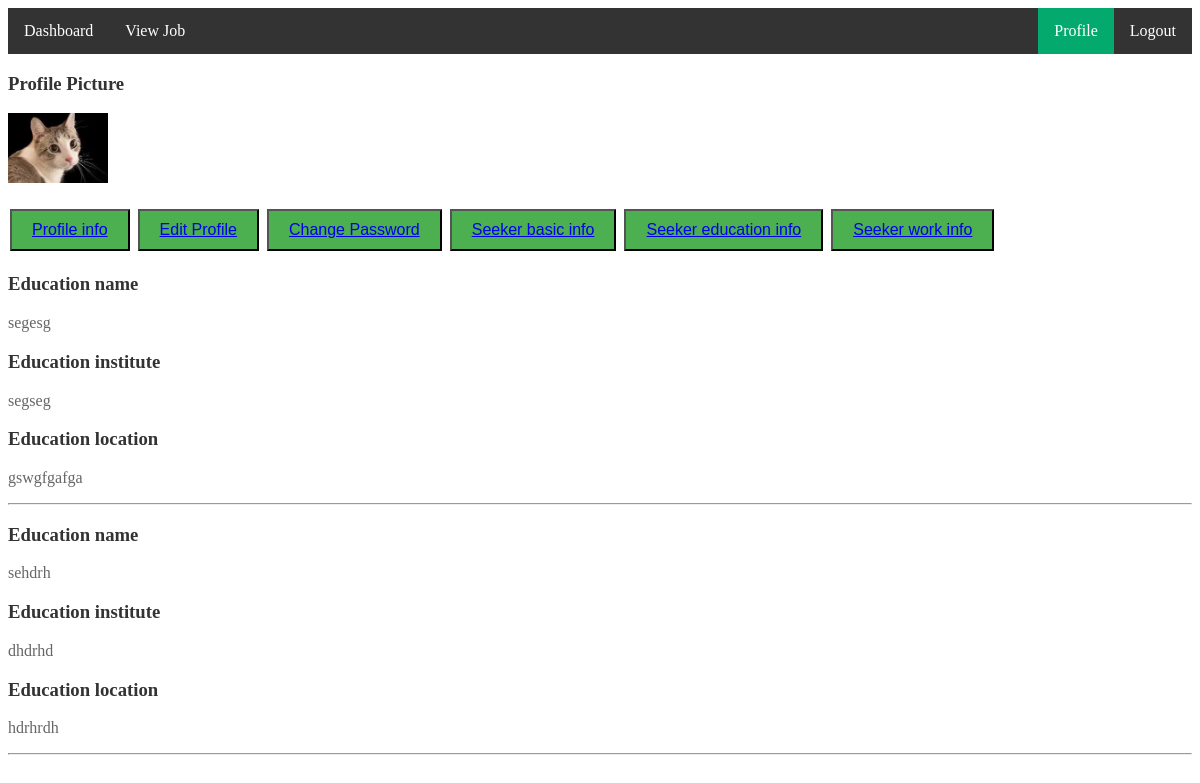
/seekereducation/ (signed in), run on the app's committed database.
### jobApp/models.py (models this page shows, shortened)
class CustomUserModel(AbstractUser):
    USER_TYPE={
        ('seeker','Job Seeker'),
        ('recruiter','Job Recruiter'),
    }
    user_type=models.CharField(choices=USER_TYPE,max_length=100)
    city=models.CharField(max_length=100)
    GENDER={
        ('male','Male'),
        ('female','Female'),
        ('others','Others'),
    }
    gender=models.CharField(choices=GENDER,max_length=100)
    profile_picture=models.ImageField(upload_to='media/profile_picture')

class SeekerEducationModel(models.Model):
    edu_name=models.CharField(max_length=100)
    edu_institute=models.CharField(max_length=100)
    edu_location=models.CharField(max_length=100)
    seeker_user=models.ForeignKey(CustomUserModel,on_delete=models.CASCADE,related_name='seekeredumodel')

### jobProject/views.py (the view)
# urls.py: path('seekereducation/',seekereducation,name='seekereducation'),
@login_required
def seekereducation(request):
    seekeredu=SeekerEducationModel.objects.all()
    seekereduDict={
        'seekeredu':seekeredu
    }
    return render(request,'profile/seekereducation.html',seekereduDict)

### templates/profile/seekereducation.html
{% extends 'profile/baseprofile.html' %}
{% block proinfo %}
{% for i in seekeredu %}
<h3>Education name</h3>
<p>{{i.edu_name}}</p>
<h3>Education institute</h3>
<p>{{i.edu_institute}}</p>
<h3>Education location</h3>
<p>{{i.edu_location}}</p>
<hr>
{% endfor %}
{% endblock proinfo %}

### templates/profile/baseprofile.html (shortened to what this page needs)
{% extends 'common/base.html' %}
{% block content %}
<h3>Profile Picture</h3>
<img src="/{{user.profile_picture}}" width="100px" alt="">
<br> <br>
<button><a href="{% url 'profileinfo' %}">Profile info</a></button>
<button><a href="{% url 'editprofile' %}">Edit Profile</a></button>
<button><a href="{% url 'changepassword' %}">Change Password</a></button>
{% if user.user_type == 'recruiter' %}
<button><a href="{% url 'recruiterbasic' %}">Recruiter basic info</a></button>
<button><a href="{% url 'recruitercontact' %}">Recruiter contact info</a></button>
<button><a href="{% url 'specificjobpost' %}">Recruiter posted job</a></button>
{% elif user.user_type == 'seeker' %}
<button><a href="{% url 'seekerbasic' %}">Seeker basic info</a></button>
<button><a href="{% url 'seekereducation' %}">Seeker education info</a></button>
<button><a href="{% url 'seekerwork' %}">Seeker work info</a></button>
{% endif %}
{% block proinfo %}
{% endblock proinfo %}
{% endblock content %}

### templates/profile/baseprofile.html (style rules this page uses)
button { background-color: #4CAF50; color: white; padding: 10px 20px; text-align: center; text-decoration: none; display: inline-block; font-size: 16px; margin: 4px 2px; cursor: pointer; }
h3 { color: #333; }
p { color: #666; }

### data on the page
CustomUserModel: profile_picture (picture)
SeekerEducationModel: edu_name "segesg", edu_institute "segseg", edu_location "gswgfgafga"
SeekerEducationModel: edu_name "sehdrh", edu_institute "dhdrhd", edu_location "hdrhrdh"
